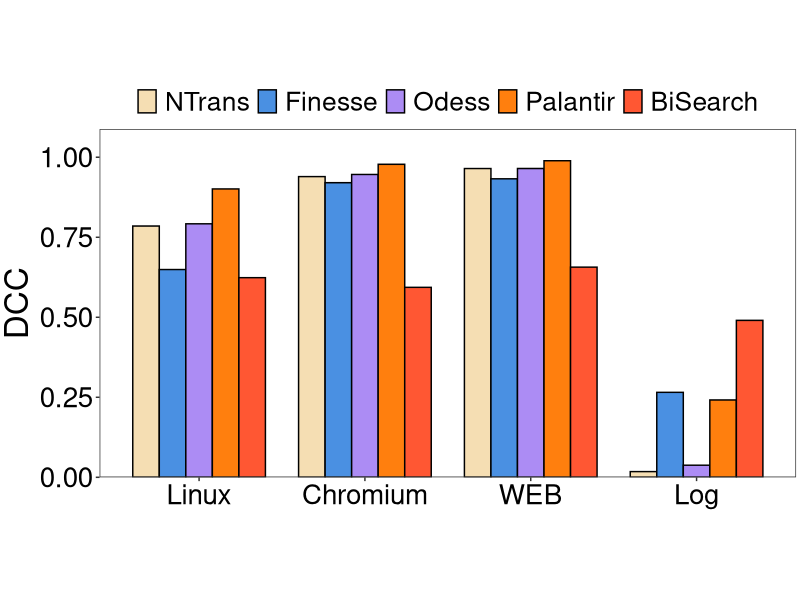
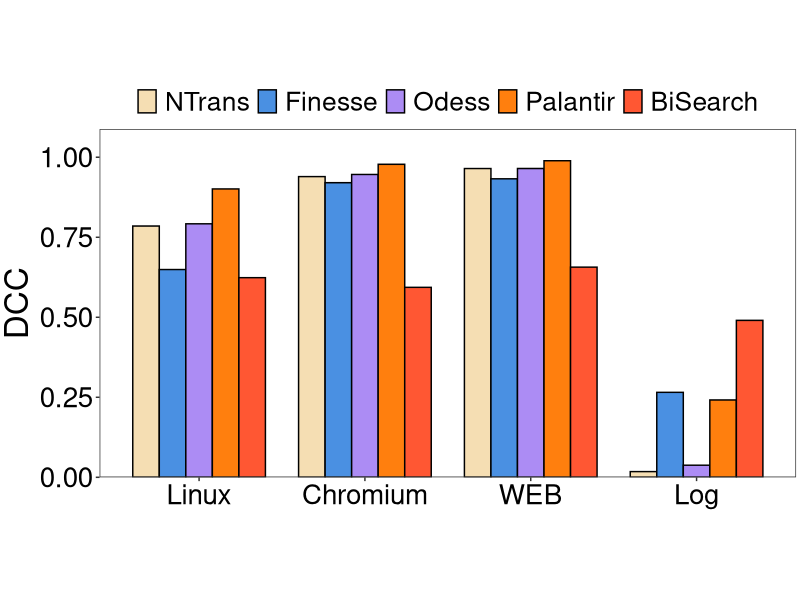

The R script that drew these images, in order:
library(ggplot2)
setwd(dirname(rstudioapi::getActiveDocumentContext()$path))
# 定义数据
heights <- c(0.785028,0.649198,0.792078,0.900943,0.623743,0.939515,0.920431,0.946135,0.977885,0.59352,0.964705,0.932648,0.964785,0.989068,0.656678,0.0177879,0.265427,0.0378978,0.24163,0.490334
)
group_order <- c('Linux', 'Chromium', 'WEB', 'Log')
# 创建数据框
df1 <- data.frame(
  group = factor(rep(group_order, each = 5), levels = group_order),
  category = factor(rep(c('NTrans', 'Finesse', 'Odess', 'Palantir','BiSearch'), times = 4),
                    levels = c('NTrans', 'Finesse', 'Odess', 'Palantir','BiSearch')),
  height = heights
)

max_height <- max(df1$height)

# 创建柱状图
p1 <- ggplot(df1, aes(x = group, y = height, fill = category)) + 
  geom_bar(stat = 'identity', position = position_dodge(width = 0.8), 
           colour = "black", width = 0.8) + 
  scale_fill_manual(values = c("#f5deb3", "#4a90e2", "#ac8cf4", "#ff7f0e","#FF5733")) +
  labs(y = 'DCC') +
  scale_y_continuous(
    limits = c(0, max_height),
    expand = expansion(mult = c(0, 0.1))
  ) +
  theme_bw() +
  theme(
    plot.title = element_text(hjust = 0.5, size = 24, face = "bold"),
    plot.margin = unit(c(0.1, 0.1, 0.1, 0.1), "cm"),
    axis.title.x = element_text(size = 26),
    axis.title.y = element_text(size = 24),
    axis.text = element_text(size = 20, color = "black"),
    aspect.ratio = 0.5,
    panel.grid.major = element_blank(), 
    panel.grid.minor = element_blank(),
    legend.position = "top",
    legend.direction = "horizontal",
    legend.text = element_text(size = 19),
    legend.key.height = unit(1.0, "line"),
    legend.key.width = unit(1.0, "line"),
    legend.margin = margin(t = 0, unit = 'cm'),
    legend.title = element_blank()
  ) +
  theme(axis.title.x = element_blank())

ggsave('../plot/1-DCC.pdf', plot = p1, width = 10, height = 5)
print(p1)
